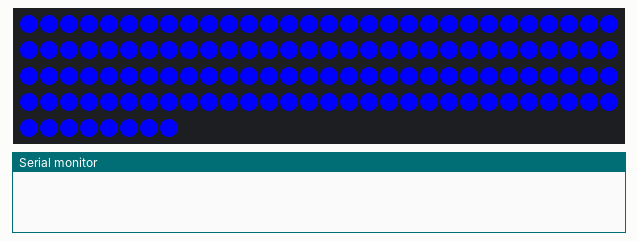
This sketch was run on a simulated ESP8266 (Wemos D1 mini). Shown: 128 RGB LEDs in strip order, left to right, continuing on the next row, the last lines printed to the serial monitor. Random numbers use the default seed unless the sketch sets one.

Above: at 0.1 s.
At 34.98 s:
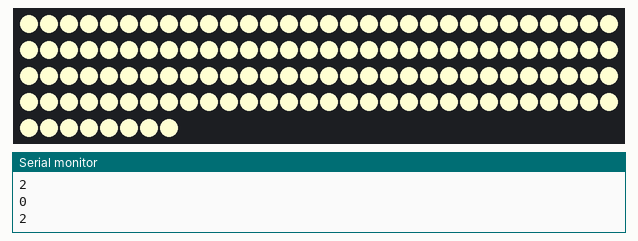

The sketch:

Caernarfon-TTW-Mountains.ino
```cpp
/*
 * This code can be run on a simple Wemos D1 Mini, but it may be much easier to do so with a Caernarfon Castle board,
 * as it has pins onboard to connect to a Neopixel strip.
 *
 * This code has been drastically simplified from other Caernarfon Castle code.
 *
 * Credit where credit is due. Adafruit are a store that sells parts for electronics hobbyists. They also made a ton of
 * libraries that can be used in your projects to make driving things like RGB LED's easy.
 * If you do need tools and parts, consider visiting their website. http://www.adafruit.com
 *
 * Video up at: https://www.youtube.com/watch?v=cYuFJSO46kM
 *
 * Wemos D1 mini.
 * Neopixel Data out on D3.
 *
 * Keepalive isn't used.
 *
 */

#include <Arduino.h>
#include <Adafruit_NeoPixel.h>
     #include <ESP8266WiFi.h>

const String softwareVersion = "V1.0";
const String softwareDate = "15/1/23";
const String CaernarfonVer = "1p0";
const int keepAlive = D0;// The Keepalive pin for USB Power Banks is D0, but isn't used in this demo
const String keepAlivePin = "D0";

#define LED_PIN    D3
#define LED_COUNT 128 // How many pixels in your strip?
#define NUMPIXELS 128 // How many pixels in your strip?

Adafruit_NeoPixel strip(LED_COUNT, LED_PIN, NEO_GRB + NEO_KHZ800);

int ledState = 0;
int stepDirection = 1; // 1 is climbing, -1 is falling
int Brightness = 0;
int flickerDelay = 0;

void setup() {
  WiFi.mode(WIFI_OFF);    //This also works to save power.
  strip.begin();           // INITIALIZE NeoPixel strip object (REQUIRED)
  strip.show();            // Turn OFF all pixels ASAP
  strip.setBrightness(255); // Set BRIGHTNESS (max = 255)

  for(int i=0; i<NUMPIXELS; i++) {
  //This sets all pixels to all on.
  strip.setPixelColor(i, 0,0,255);
  }
  strip.show();
  delay(1000);


  Serial.begin(115200);
  while (!Serial)  // Wait for the serial connection to be establised.
    delay(50);
  Serial.println();

  Serial.println("*****");
  delay(100);
  Serial.println("TerrainTronics Collaboration with Tabletop Witchcraft - Mounstain");
  Serial.print("Version ");
  Serial.print(softwareVersion);
  Serial.print(" Date: ");
  Serial.print(softwareDate);
  Serial.print(" Caernarfon HW Version ");
  Serial.println(CaernarfonVer);


 strip.setBrightness(0); // start brightness at 0.
}

void loop() {
  // define 3 states of LED.... Off, lightening strike, flicker down the line.
  Serial.println(ledState);
  switch (ledState) {
    case 0: //  ledState is Zero, when things are dark. "Case" is used to test ledState when 0. A bit like an if-then statement.
      for(int i=0; i<NUMPIXELS; i++) {  // reset all LED brightnesses to zero.
      strip.setPixelColor(i, 0,0,0); // all leds off.
      }
      flickerDelay = random(4000,8000); // set delay between 4 and 8 seconds of darkness.
      ledState = random(1,6); // randomize the chance of a double strike.
      if (ledState < 4) { ledState = 2; } // if that random chance is less than 4, then do a double strike. (ledState2)
      if (ledState == 4) { ledState = 1; } // if it's 4 (1 in 4 chance) do a single strike.
      if (ledState == 5) { ledState = 3; }; // if it's a 5 do a lightening strike.
      break;
    case 1: // Single flash
      for(int i=0; i<NUMPIXELS; i++) {
      strip.setPixelColor(i, 255,255,255); // all leds on.
      }
      flickerDelay = random(20,100); // set delay between 20mS and 100mS of light.
      ledState = 0; // go dark after this.
      break;
    case 2: // Double flash
      for(int i=0; i<NUMPIXELS; i++) {
      strip.setPixelColor(i, 255,255,210); // all leds on. the 210 gives it a tint.
      }
      strip.show();  // now update the WS2811 LED strip
      delay(20); // wait 20 miliseconds wiht them on.
      for (int i=0; i<NUMPIXELS; i++) { // now switch all off again,
      strip.setPixelColor(i, 0,0,0); // all leds off.
      }
      strip.show();  // now update the WS2811 LED strip
      delay(100); // dead time of darkness in the double strike.
       for(int i=0; i<NUMPIXELS; i++) {
      strip.setPixelColor(i, 200,200,150); // all leds on.
      }
      strip.show();  // now update the WS2811 LED strip
      flickerDelay = random(20,100); // set delay between 20mS and 100mS of light - this makes the second strike random in time.
      ledState = 0; // go dark after this.
      break;
    case 3: // Lightening Streak Accross the Sky
      strip.clear();
      strip.show();  // now update the WS2811
      for(int i=0; i<NUMPIXELS; i++) { // This loop runs for each LED in your strip, addressed as 0 through 128. (128 isn't fixed)
        // 5 LED's are shown at any one time. The middle led is tracked with "i".
        // LED "i-2" is barely lit up, Led "i-1" is mid light, and LED "i" is max brightness.
        // Same then goes for i+1 and i+2.
        // Each of these are updated and light up, then the whole loop starts again, but this time 1 is added to i
        // moving the pattern down one led int he strip.
      strip.clear();
      strip.setPixelColor((i-2), 32,32,10); // one before middle blue
      strip.setPixelColor((i-1), 125,125,105); // one before middle blue
      strip.setPixelColor(i, 255,255,210); // all leds on.
      strip.setPixelColor((i+1), 125,125,105); // one after middle blue
      strip.setPixelColor((i+2), 32,32,10); // one after m blue
      flickerDelay = random(250,500); // set delay between 20mS and 100mS of light.
      strip.show();  // now update the led strip.
      } // loop around until i=128
      strip.clear();
      ledState = 0; // go dark after this.
      break;

      break;

  }

    strip.setBrightness(254); // start brightness at 0
    strip.show();  // now update the WS2811
    delay(flickerDelay); // wait 10 miliseconds.


  }
```
